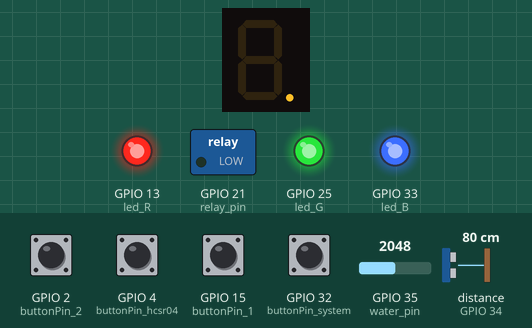
Simulated run of this sketch. Board: ESP32. Parts: 1-digit seven-segment display, switched loads named in the sketch (green lamp = pin HIGH), output pins drawn as LEDs (lit = HIGH). Wiring (inferred from the names in the program): 1-digit 7-segment display, segments lit when HIGH: segments GPIO 23, GPIO 22, GPIO 27, GPIO 14, GPIO 12, GPIO 18, GPIO 19, GPIO 26. The inputs (shaded band) are chosen by the test bench; at power-on: GPIO 2 (buttonPin_2), GPIO 4 (buttonPin_hcsr04), GPIO 15 (buttonPin_1), GPIO 32 (buttonPin_system) HIGH, GPIO 35 (water_pin) = 2048, distance to the obstacle (sensor on GPIO 34) 80 cm. The echo pulse lasts 58.3 µs per cm; the segment pins are drawn as the display they are named for; pins used as bus, display or sensor lines are not drawn; what the sketch prints to the serial monitor is not drawn.

Above: at 4.1 s.
5.7 s: GPIO 4 (buttonPin_hcsr04) pulled LOW for 0.15 s
At 7.1 s:
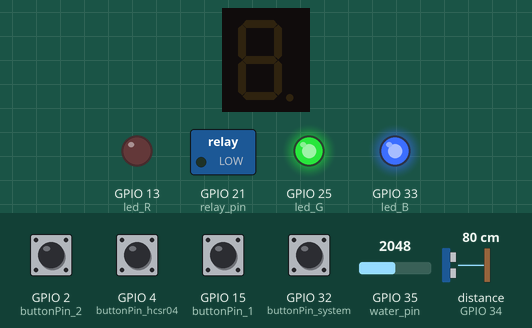
7.4 s: GPIO 32 (buttonPin_system) pulled LOW for 0.15 s
At 8.8 s:
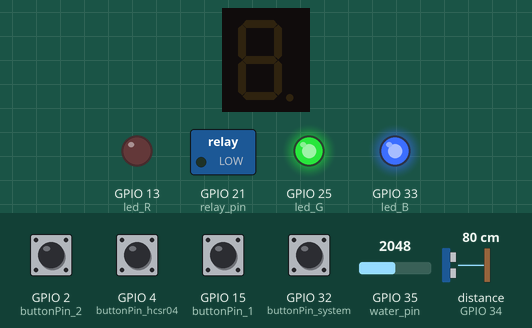
9.1 s: GPIO 2 (buttonPin_2) pulled LOW for 0.15 s
At 10.4 s:
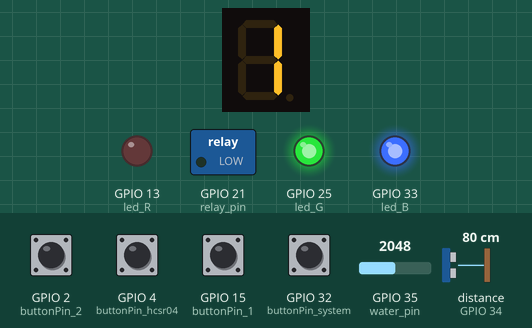
10.7 s: GPIO 15 (buttonPin_1) pulled LOW for 0.15 s
At 11.5 s:
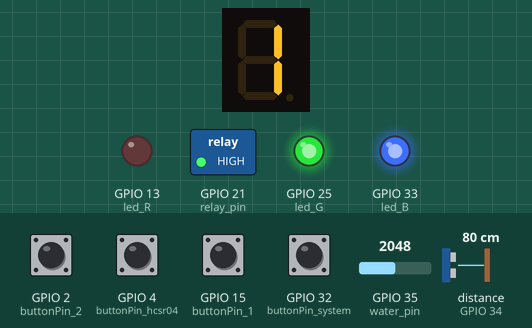
Timing chart, 0 to 13.7 s (numbered marks = the images above; inputs shaded):
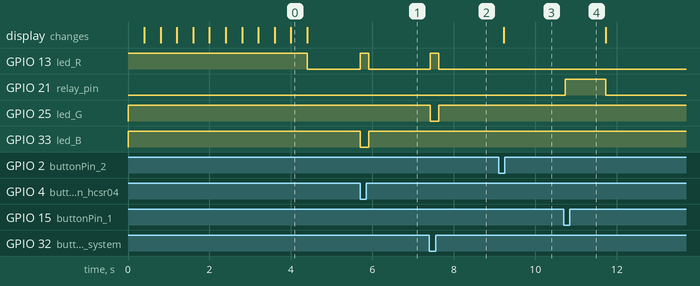

The sketch:

water_esp32s.ino
```cpp
#define e 12
#define d 14
#define c 27
#define h 26
#define b 22
#define a 23
#define g 19
#define f 18
#define buttonPin_1 15
#define buttonPin_2 2
#define buttonPin_system 32  //开闭环切换按钮引脚，另一端接GND
#define water_pin 35         //水位检测器模拟信号接受引脚
#define relay_pin 21         //继电器控制引脚
#define led_R 13
#define led_G 25
#define led_B 33

#define Trig 5 //引脚Tring 发射
#define Echo 34 //引脚Echo 接受
#define buttonPin_hcsr04 4   //超声波启用按钮，一端接GND
float cm; //距离变量
float temp; //
int counter = 0;
int water_val = 0;            //水位值
bool buttonState = HIGH;      // 当前按键状态
bool lastButtonState = HIGH;  // 上一次按键状态

//bool system_state; //开环还是闭环，开环-没按-HIGH, 闭环-按下-LOW

unsigned long lastDebounceTime = 0;  // 上一次按键变化的时间
unsigned long debounceDelay = 50;    // 按键防抖动的延迟时间（毫秒
void setup() {
  // put your setup code here, to run once:
  pinMode(e, OUTPUT);
  pinMode(d, OUTPUT);
  pinMode(c, OUTPUT);
  pinMode(h, OUTPUT);
  pinMode(b, OUTPUT);
  pinMode(a, OUTPUT);
  pinMode(f, OUTPUT);
  pinMode(g, OUTPUT);
  pinMode(buttonPin_2, INPUT_PULLUP);
  pinMode(buttonPin_1, INPUT_PULLUP);
  pinMode(buttonPin_system, INPUT_PULLUP);
  pinMode(buttonPin_hcsr04, INPUT_PULLUP);
  pinMode(Trig, OUTPUT);
  pinMode(Echo, INPUT);
  pinMode(relay_pin, OUTPUT);
  pinMode(led_R, OUTPUT);
  pinMode(led_G, OUTPUT);
  pinMode(led_B, OUTPUT);
  Serial.begin(9600);
  color(255, 255, 255);
  //数码管自检0~9
  Self_test();
}

void loop() {

  int system_state = digitalRead(buttonPin_system);
  //int system_state = 0;
  //Serial.println(system_state);
  if (system_state == 1) {
    //如果system_state == 1 ,则表示当前处于开环控制状态

    color(0, 255, 255); //红色
    digitalWrite(relay_pin, LOW);
    Serial.println("open-loop");
    int reading = digitalRead(buttonPin_2);
    int reading_buttonPin_1 = digitalRead(buttonPin_1);
    int sr04_state = digitalRead(buttonPin_hcsr04);
    //int sr04_state = 0;
    if (sr04_state == LOW) { //监测到超声波按钮被按下
      number_None();
      color(255, 255, 0);
      float cm_result = hc_sr04();
      Serial.print("Distance = ");
      Serial.print(cm_result);//串口输出距离换算成cm的结果
      Serial.println("cm");
      if (cm_result <= 6) { //物体靠近，启动抽水
        digitalWrite(relay_pin, HIGH);
      } else {
        digitalWrite(relay_pin, LOW);
      }
    } else {
      // 检测按键状态是否发生变化
      if (reading != lastButtonState) {
        // 记录按键状态变化的时间
        lastDebounceTime = millis();
      }
      // 检测是否超过防抖动延迟时间
      if ((millis() - lastDebounceTime) > debounceDelay) {
        // 如果当前状态和上次状态不同，说明按键状态稳定
        if (reading != buttonState) {
          buttonState = reading;

          // 按键按下，数字+1
          if (buttonState == LOW) {
            counter = (counter + 1) % 10;
            Serial.print("当前数字："); Serial.println(counter);
            updateDisplay(counter);
          }
        }

        //如果检测到按钮1，则开始倒计时，抽水
        if (reading_buttonPin_1 == LOW) {
          Serial.println("开始抽水");
          digitalWrite(relay_pin, HIGH);
          for (int i = counter; i >= 1; i--) {
            updateDisplay(i);
            Serial.print("倒计时："); Serial.println(i);
            delay(1000);
          }
          updateDisplay(0);
          digitalWrite(relay_pin, LOW);
          counter = 0;
        }
      }

      // 更新上一次按键状态
      lastButtonState = reading;
    }
  } else {
    //如果system_state == 0 ,则表示当前处于闭环控制状态
    Serial.println("闭环控制");
    color(255, 0, 255); //绿色
    number_None();
    counter = 0;
    water_val = analogRead(water_pin);
    //float water_val = 43;
    Serial.print("当前水位值:"); Serial.println(water_val);
    if (water_val < 40) {  // 如果 val 小于 10
      digitalWrite(relay_pin, HIGH);
      Serial.println("开始抽水");
    } else {
      Serial.println("水位以达到指定位置。");
      digitalWrite(relay_pin, LOW);
    }
  }
  delay(100);
}

void updateDisplay(int counter) {
  switch (counter) {
    case 0:
      number_0();
      break;
    case 1:
      number_1();
      break;
    case 2:
      number_2();
      break;
    case 3:
      number_3();
      break;
    case 4:
      number_4();
      break;
    case 5:
      number_5();
      break;
    case 6:
      number_6();
      break;
    case 7:
      number_7();
      break;
    case 8:
      number_8();
      break;
    case 9:
      number_9();
      break;
    default:
      number_None();
      break;
  }
}
void Self_test() {
  for (int i = 0; i < 10; i++) {
    updateDisplay(i);
    delay(400);
  }
  number_dot();
  delay(400);
  number_None();
}
void number_0() {
  digitalWrite(e, HIGH);
  digitalWrite(d, HIGH);
  digitalWrite(c, HIGH);
  digitalWrite(h, LOW);
  digitalWrite(b, HIGH);
  digitalWrite(a, HIGH);
  digitalWrite(f, HIGH);
  digitalWrite(g, LOW);
}

void number_1() {
  digitalWrite(e, LOW);
  digitalWrite(d, LOW);
  digitalWrite(c, HIGH);
  digitalWrite(h, LOW);
  digitalWrite(b, HIGH);
  digitalWrite(a, LOW);
  digitalWrite(f, LOW);
  digitalWrite(g, LOW);
}

void number_2() {
  digitalWrite(e, HIGH);
  digitalWrite(d, HIGH);
  digitalWrite(c, LOW);
  digitalWrite(h, LOW);
  digitalWrite(b, HIGH);
  digitalWrite(a, HIGH);
  digitalWrite(f, LOW);
  digitalWrite(g, HIGH);
}

void number_3() {
  digitalWrite(e, LOW);
  digitalWrite(d, HIGH);
  digitalWrite(c, HIGH);
  digitalWrite(h, LOW);
  digitalWrite(b, HIGH);
  digitalWrite(a, HIGH);
  digitalWrite(f, LOW);
  digitalWrite(g, HIGH);
}

void number_4() {
  digitalWrite(e, LOW);
  digitalWrite(d, LOW);
  digitalWrite(c, HIGH);
  digitalWrite(h, LOW);
  digitalWrite(b, HIGH);
  digitalWrite(a, LOW);
  digitalWrite(f, HIGH);
  digitalWrite(g, HIGH);
}
void number_5() {
  digitalWrite(e, LOW);
  digitalWrite(d, HIGH);
  digitalWrite(c, HIGH);
  digitalWrite(h, LOW);
  digitalWrite(b, LOW);
  digitalWrite(a, HIGH);
  digitalWrite(f, HIGH);
  digitalWrite(g, HIGH);
}

void number_6() {
  digitalWrite(e, HIGH);
  digitalWrite(d, HIGH);
  digitalWrite(c, HIGH);
  digitalWrite(h, LOW);
  digitalWrite(b, LOW);
  digitalWrite(a, HIGH);
  digitalWrite(f, HIGH);
  digitalWrite(g, HIGH);
}
void number_7() {
  digitalWrite(e, LOW);
  digitalWrite(d, LOW);
  digitalWrite(c, HIGH);
  digitalWrite(h, LOW);
  digitalWrite(b, HIGH);
  digitalWrite(a, HIGH);
  digitalWrite(f, LOW);
  digitalWrite(g, LOW);
}
void number_8() {
  digitalWrite(e, HIGH);
  digitalWrite(d, HIGH);
  digitalWrite(c, HIGH);
  digitalWrite(h, LOW);
  digitalWrite(b, HIGH);
  digitalWrite(a, HIGH);
  digitalWrite(f, HIGH);
  digitalWrite(g, HIGH);
}
void number_9() {
  digitalWrite(e, LOW);
  digitalWrite(d, HIGH);
  digitalWrite(c, HIGH);
  digitalWrite(h, LOW);
  digitalWrite(b, HIGH);
  digitalWrite(a, HIGH);
  digitalWrite(f, HIGH);
  digitalWrite(g, HIGH);
}
void number_dot() {
  digitalWrite(e, LOW);
  digitalWrite(d, LOW);
  digitalWrite(c, LOW);
  digitalWrite(h, HIGH);
  digitalWrite(b, LOW);
  digitalWrite(a, LOW);
  digitalWrite(f, LOW);
  digitalWrite(g, LOW);
}

void number_None() {
  digitalWrite(e, LOW);
  digitalWrite(d, LOW);
  digitalWrite(c, LOW);
  digitalWrite(h, LOW);
  digitalWrite(b, LOW);
  digitalWrite(a, LOW);
  digitalWrite(f, LOW);
  digitalWrite(g, LOW);
}
void color(unsigned char red, unsigned char green, unsigned char blue) //函数功能声明
{
  analogWrite(led_R, red);
  analogWrite(led_G, green);
  analogWrite(led_B, blue);
}

float hc_sr04() {
  digitalWrite(Trig, LOW); //给Trig发送一个低电平
  delayMicroseconds(2);    //等待 2微妙
  digitalWrite(Trig, HIGH); //给Trig发送一个高电平
  delayMicroseconds(10);    //等待 10微妙
  digitalWrite(Trig, LOW); //给Trig发送一个低电平

  temp = float(pulseIn(Echo, HIGH)); //存储回波等待时间,
  //pulseIn函数会等待引脚变为HIGH,开始计算时间,再等待变为LOW并停止计时
  //返回脉冲的长度

  //声速是:340m/1s 换算成 34000cm / 1000000μs => 34 / 1000
  //因为发送到接收,实际是相同距离走了2回,所以要除以2
  //距离(厘米)  =  (回波时间 * (34 / 1000)) / 2
  //简化后的计算公式为 (回波时间 * 17)/ 1000

  cm = (temp * 17 ) / 1000; //把回波时间换算成cm
  return cm;
}
```

Measured:
- after the input at 5.7 s, GPIO 13 (led_R): LOW → HIGH at once, → LOW 0.21 s later; GPIO 33 (led_B): HIGH → LOW at once, → HIGH 0.21 s later
- after the input at 7.4 s, GPIO 13 (led_R): LOW → HIGH at once, → LOW 0.21 s later; GPIO 25 (led_G): HIGH → LOW at once, → HIGH 0.21 s later
- after the input at 9.1 s, the display: changes after 0.13 s (image 3)
- after the input at 10.7 s, GPIO 21 (relay_pin): LOW → HIGH at once, → LOW 1.0 s later
- what the display in image 0 shows lasts 0.4 s, from 4.0 s to 4.4 s
